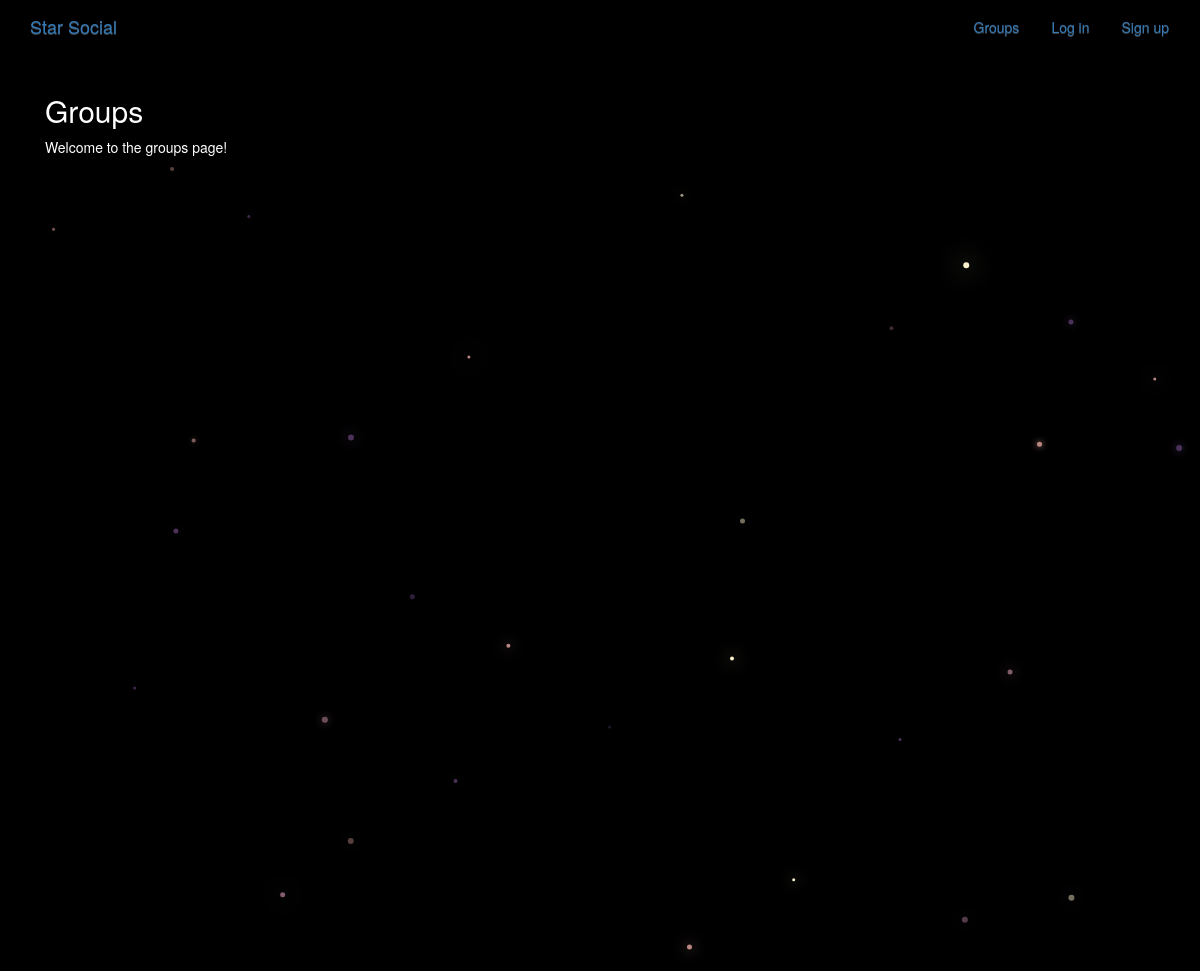
The page /groups/ on the database as committed earlier.
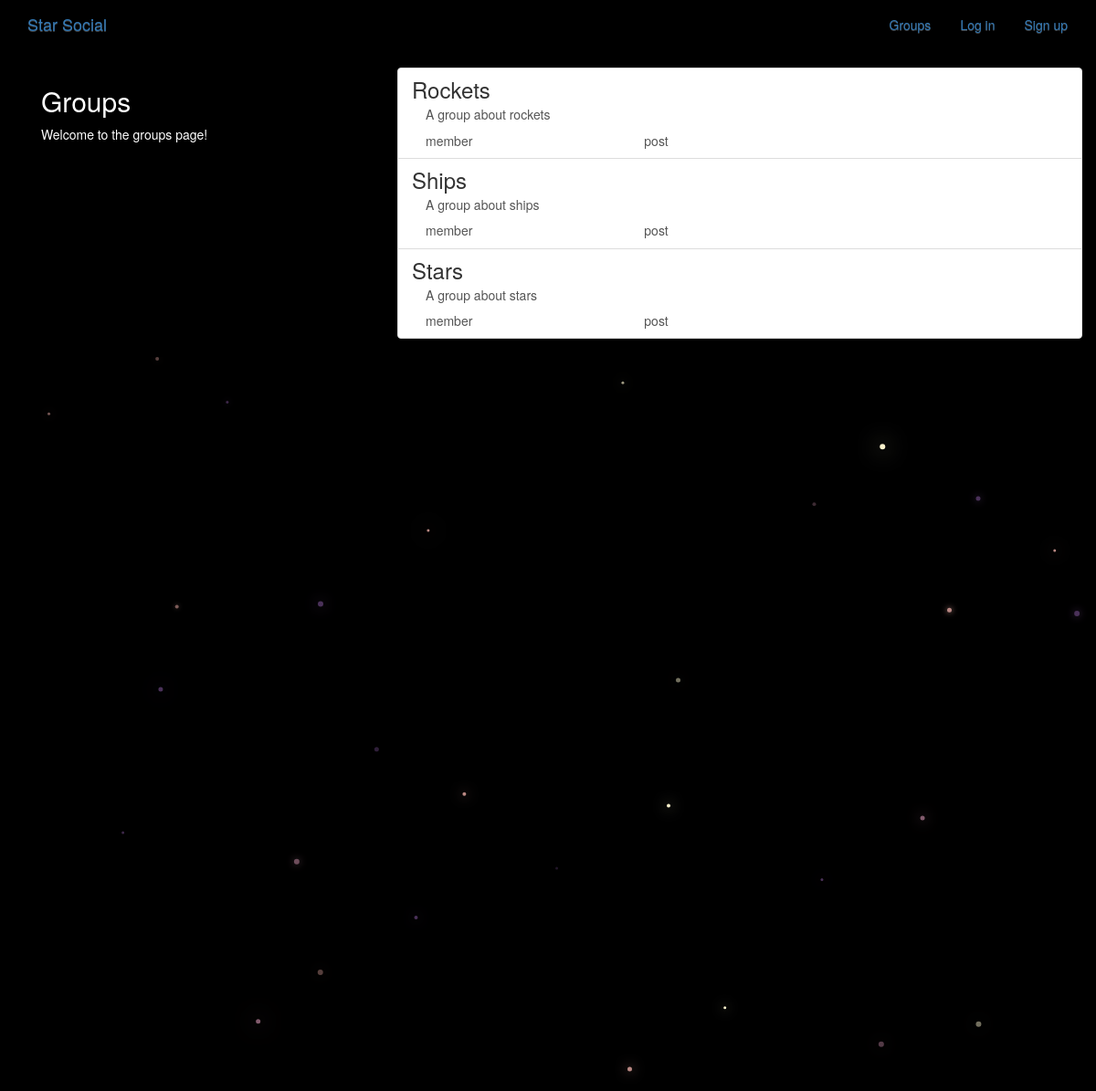
The same page on the database as committed later.
### groups/models.py (models this page shows, shortened)
class Group(models.Model):
    name = models.CharField(max_length=50, unique=True)
    slug = models.SlugField(allow_unicode=True, unique=True)
    description = models.TextField(blank=True, default='')
    description_html = models.TextField(editable=False, default='', blank=True)
    members = models.ManyToManyField(User, through='GroupMember')
    class Meta:
        ordering = ['name']

### groups/views.py (the view)
# urls.py: path('', views.ListGroups.as_view(), name='all'),
class ListGroups(generic.ListView):
    model = Group

### groups/templates/groups/group_list.html (shortened to what this page needs)
{% extends "groups/group_base.html" %}
{% block pregroup %}
    <div class='col-md-4'>
        <div class='content'>
            <h2>Groups</h2>
            <p>Welcome to the groups page!</p>
        </div>
    </div>
{% endblock  %}
{% block group_content %}
    <div class='col-md-8'>
        <div class='list-group'>
            {% for group in object_list %}
                <a class='list-group-item' href="{% url "groups:single" slug=group.slug %}">
                    <h3 class='title list-group-item-heading'>{{group.name}}</h3>
                    <div class='list-group-item-text container-fluid'>
                        {{group.description_html|safe}}
                        <div class='row'>
                            <div class='col-md-4'>
                                member{{group.members.count|pluralize}}
                            </div>
                            <div class='col-md-4'>
                                post{{group.post.count|pluralize}}
                            </div>
                        </div>
                    </div>
                </a>
            {% endfor %}
        </div>
    </div>
{% endblock  %}

### groups/templates/groups/group_base.html (shortened to what this page needs)
{% extends "base.html" %}
{% block content %}
    <div class="container">
        <div class="row">
            {% block pregroup %}{% endblock  %}
            {% block group_content %}{% endblock  %}
        </div>
    </div>
{% endblock  %}

### templates/base.html (shortened to what this page needs)
<!DOCTYPE html>
{% load static %}
<html>
  <head>
    <link rel="stylesheet" href="https://maxcdn.bootstrapcdn.com/bootstrap/3.3.7/css/bootstrap.min.css">
    <link rel="stylesheet" href="https://maxcdn.bootstrapcdn.com/bootstrap/3.3.7/css/bootstrap-theme.min.css">
    <link rel="stylesheet" href="{% static 'simplesocial/css/master.css'%}">
  </head>
  <body>
    <nav class="navbar  mynav" role="navigation" id="navbar">
    			<div class="container">
            <a class="navbar-brand mynav" href="{% url 'home' %}">Star Social</a>
    					<ul class="nav navbar-nav navbar-right">
    						{% if user.is_authenticated %}
                      <li><a href="{% url 'posts:create' %}" class="btn btn-simple">Post</a></li>
                      <li><a href="{% url 'groups:all' %}" class="btn btn-simple">Groups</a></li>
                      <li><a href="{% url 'groups:create' %}" class="btn btn-simple">Create Group</a></li>
                      <li><a href="{% url 'accounts:logout' %}" class="btn btn-simple">Log out</a></li>
    						{% else %}
    						      <li><a href="{% url 'groups:all' %}"class="btn btn-simple">Groups</a></li>
    						      <li><a href="{% url 'accounts:login' %}" class="btn btn-simple">Log in</a></li>
    						      <li><a href="{% url 'accounts:signup' %}" class="btn btn-simple">Sign up</a></li>
    						{% endif %}
    					</ul>
    			</div>
    		</nav>
        <div class="container mycontent">
          {% block content %}
          {% endblock %}
        </div>
<canvas id="canvas"></canvas>
  </body>
</html>

### static/simplesocial/css/master.css (style rules this page uses)
body { margin: 0; overflow: hidden; background-color: black; color:white; }

Rows that differ between the two databases and show on the page:
added Group: name "Rockets", description_html "A group about rockets"
added Group: name "Ships", description_html "A group about ships"
added Group: name "Stars", description_html "A group about stars"
